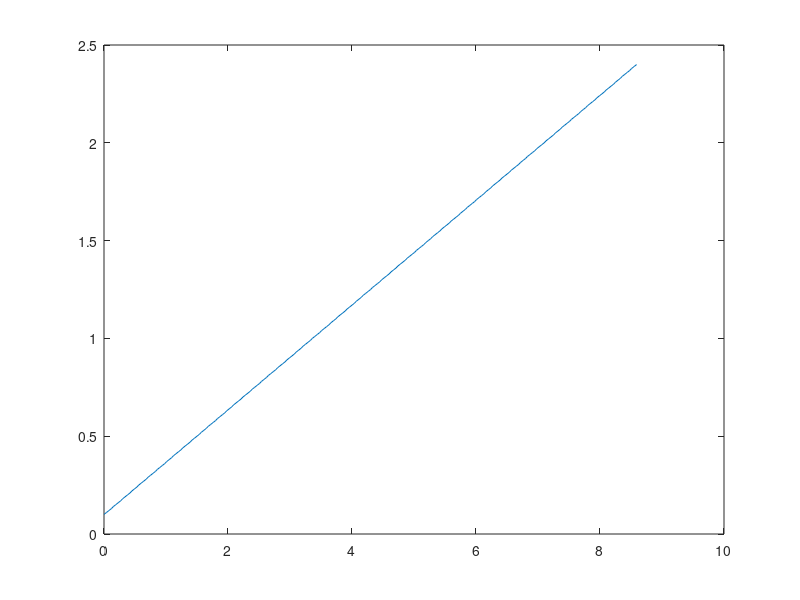

Recreate this plot in MATLAB.
clear

SenVert = 30;
MountAngle = 0; %+ve clockwise
Gamma = 0.1;

Alpha = ((SenVert/2) + MountAngle)*(pi/180);
Beta = ((SenVert/2) - MountAngle)*(pi/180);

% DistanceHi = linspace(0.1,200,3999); %increment 50mm
% DistanceHi = linspace(0.1,20,399); %increment 50mm
DistanceHi = linspace(0,20,2001); %increment 10mm
DistanceHiT = transpose(DistanceHi);

% ZPos = linspace(0.1,2.4,461); %increment 5mm
ZPos = linspace(0.1,2.4,231); %increment 10mm
ZPosT = transpose(ZPos);

% ObjDistance = linspace(0.1,2,461);

% ZPos = 0.5;
% ix = zeros(399,461);
tic
for s = 1:size(ZPos,2)
    y1(:,s) = -tan(Beta)*DistanceHiT + ZPos(s);
    y2(:,s) = tan(Alpha)*DistanceHiT + ZPos(s);
    g(:,s) = 0*DistanceHiT;
    obj = linspace(0,0.1,10);

    xv = [0 max(DistanceHiT) max(DistanceHiT) 0]';
    yv = [ZPos(s) min(y1(:,s)) max(y2(:,s)) ZPos(s)]';

    for i = 1:size(DistanceHiT,1)
        xq = DistanceHiT(i)*ones(size(obj));
        yq = obj;
        [in,on] = inpolygon(xq,yq,xv,yv);
        inObj = yq(in);
    
        if norm(inObj) > 0
            Obj(i) = inObj(1);
            ZPosObjf(i) = ZPos(s);
            dist(i) = DistanceHiT(i);
            break
        else
            Obj(i) = NaN;
            ZPosObjf(i) = NaN;
            dist(i) = NaN;
        end
        
    end
    
    DistObj(s) = dist(end);
    ZPosObj(s) = ZPosObjf(end);
    
% %     xq = DistanceHiT;
%     xq = ObjDistance(s)*ones(size(obj));
% %     yq = g(:,s);
%     yq = obj;
% 
%     [in,on] = inpolygon(xq,yq,xv,yv);
% 
% %     inGnd = xq(in);
% %     Gnd(s) = inGnd(1);
% 
%     inObj = yq(in);
%     
%     if norm(inObj) > 0
%     	Obj(s) = inObj(1);
%         ZPosObj(s) = ZPos(s);
%         dist(s) = DistanceHiT(s);
%     else
%         Obj(s) = NaN;
%         ZPosObj(s) = NaN;
%         dist(s) = NaN;
%     end
%     Obj(s) = inObj(1);
end
toc

% d = size(DistanceHiT,1);
% z = size(ZPos,2);
% 
% i(d,z) = intersect(round(y1,2),round(g,3));
% i = intersect(round(y1,3),round(g,3))

% plot(DistanceHiT,y1,DistanceHiT,y2,DistanceHiT,g)
% plot(Obj,ZPos)
plot(DistObj,ZPosObj)
% hold on
% % h = refline([0 -ZPos - min(ZPos)]); 
% 
% intersect(y1,g)